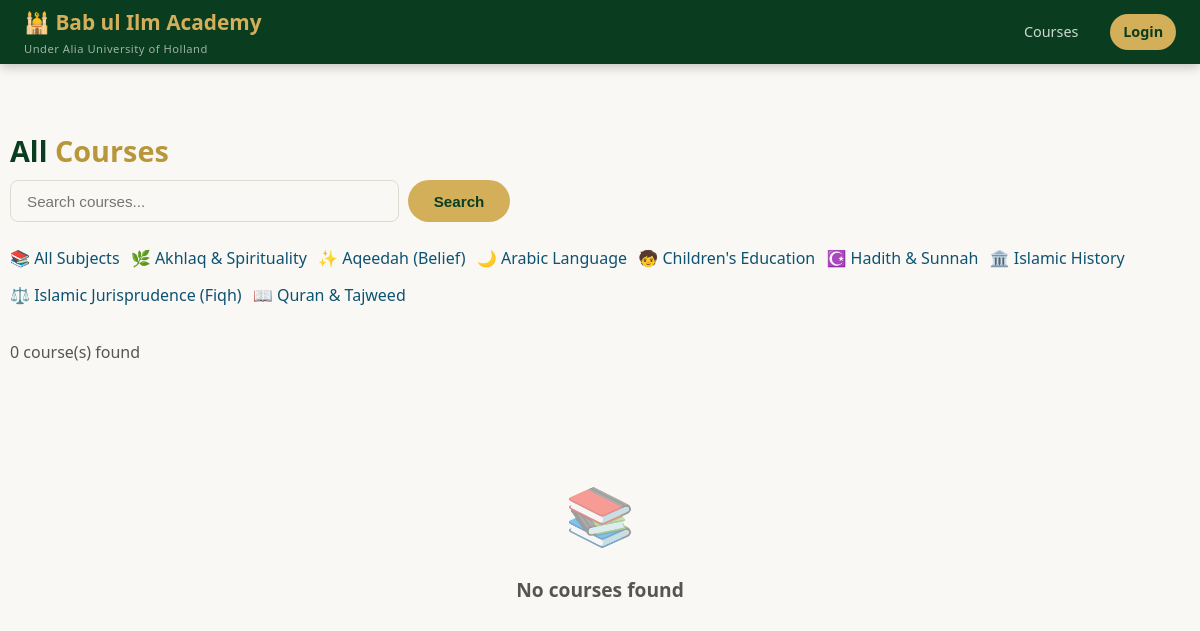
/courses.php, run on the app's committed database.
### tables this page shows
CREATE TABLE IF NOT EXISTS subjects (
    id   INT UNSIGNED AUTO_INCREMENT PRIMARY KEY,
    name VARCHAR(100) NOT NULL,
    icon VARCHAR(10)
);

### db.php (called while the page is built, shortened)
<?php
function e(string $s): string {
    return htmlspecialchars($s, ENT_QUOTES, 'UTF-8');
}
function auth(): ?array {
    return $_SESSION['user'] ?? null;
}

### courses.php (the view, shortened to what this page needs)
<?php
require_once __DIR__ . '/db.php';
$user = auth();
$subjectId = (int) ($_GET['subject'] ?? 0);
$q = trim($_GET['q'] ?? '');
$subjects = $pdo->query('SELECT * FROM subjects ORDER BY name')->fetchAll();
$sql = "SELECT c.*, u.name AS teacher_name, s.name AS subject_name, s.icon AS subject_icon,
               (SELECT COUNT(*) FROM enrollments e WHERE e.course_id = c.id) AS student_count
        FROM courses c
        JOIN users u ON u.id = c.teacher_id
        LEFT JOIN subjects s ON s.id = c.subject_id
        WHERE c.is_published = 1";
$params = [];
$sql .= ' ORDER BY c.created_at DESC';
$stmt = $pdo->prepare($sql);
$stmt->execute($params);
$courses = $stmt->fetchAll();
?>
<!DOCTYPE html>
<html lang="en">
<head>
<link rel="stylesheet" href="style.css">
</head>
<body>
<nav class="navbar">
    <div class="nav-brand">🕌 <?= e(SITE_NAME) ?><small><?= e(SITE_AFFILIATION) ?></small></div>
    <div class="nav-links">
        <a href="courses.php">Courses</a>
        <?php if ($user): ?><a href="dashboard.php">Dashboard</a><a href="logout.php" class="nav-btn">Logout</a>
        <?php else: ?><a href="login.php" class="nav-btn">Login</a><?php endif; ?>
    </div>
</nav>
<div class="container section">
    <h2 class="section-title">All <span>Courses</span></h2>
    <form method="get" style="display:flex;gap:.6rem;margin-bottom:1.5rem;max-width:500px">
        <input type="text" name="q" class="form-control" placeholder="Search courses..." value="<?= e($q) ?>">
        <button type="submit" class="btn btn-primary">Search</button>
    </form>
    <div class="category-grid" style="display:flex;flex-wrap:wrap;gap:.7rem;margin-bottom:2rem">
        <a href="courses.php" class="cat-chip <?= $subjectId === 0 ? 'active' : '' ?>">📚 All Subjects</a>
        <?php foreach ($subjects as $s): ?>
            <a href="?subject=<?= (int) $s['id'] ?>" class="cat-chip <?= $subjectId === (int) $s['id'] ? 'active' : '' ?>"><?= e($s['icon']) ?> <?= e($s['name']) ?></a>
        <?php endforeach; ?>
    </div>
    <p class="section-sub"><?= count($courses) ?> course(s) found</p>
    <?php if (!$courses): ?>
        <div class="empty-state"><div class="icon">📚</div><h3>No courses found</h3></div>
    <?php endif; ?>
</div>
</body>
</html>

### style.css (style rules this page uses)
:root { --teal-deep: #083344; --teal-mid: #0e5272; --teal-light: #1a7a9e; --green-deep: #0a3d1f; --gold: #d4af5a; --gold-dark: #b8973b; --gold-light: #f0d78a; --cream: #faf8f4; --white: #ffffff; --text: #1a1a1a; --text-mid: #555; --text-light: #888; --border: #e0dbd2; --shadow: 0 2px 16px rgba(0,0,0,.09); --shadow-lg: 0 8px 32px rgba(0,0,0,.14); --radius: 12px; --radius-sm: 8px; --transition: .2s ease; }
*, *::before, *::after { box-sizing: border-box; margin: 0; padding: 0; }
body { font-family: 'Segoe UI', system-ui, sans-serif; background: var(--cream); color: var(--text); line-height: 1.6; }
a { color: var(--teal-mid); text-decoration: none; }
.navbar { background: var(--green-deep); padding: 0 1.5rem; display: flex; align-items: center; justify-content: space-between; height: 64px; position: sticky; top: 0; z-index: 100; box-shadow: 0 2px 12px rgba(0,0,0,.25); }
.nav-brand { font-size: 1.3rem; font-weight: 700; color: var(--gold); }
.nav-brand small { display: block; font-size: .7rem; color: rgba(255,255,255,.6); font-weight: 400; letter-spacing: .5px; }
.nav-links { display: flex; align-items: center; gap: 1.2rem; }
.nav-links a { color: rgba(255,255,255,.8); font-size: .9rem; font-weight: 500; padding: .4rem .8rem; border-radius: 6px; transition: var(--transition); }
.nav-btn { background: var(--gold) !important; color: var(--green-deep) !important; font-weight: 700 !important; border-radius: 20px !important; }
.btn { display: inline-flex; align-items: center; gap: .4rem; padding: .7rem 1.6rem; border-radius: 25px; font-size: .95rem; font-weight: 600; cursor: pointer; border: none; transition: var(--transition); text-decoration: none; }
.btn-primary { background: var(--gold); color: var(--green-deep); }
.container { max-width: 1180px; margin: 0 auto; padding: 0 1.5rem; }
.section { padding: 4rem 0; }
.section-title { font-size: 1.8rem; font-weight: 700; color: var(--green-deep); margin-bottom: .4rem; }
.section-title span { color: var(--gold-dark); }
.section-sub { color: var(--text-mid); margin-bottom: 2.5rem; }
.form-control { width: 100%; padding: .7rem 1rem; border: 1.5px solid var(--border); border-radius: var(--radius-sm); font-size: .95rem; color: var(--text); background: var(--cream); outline: none; transition: var(--transition); }
.empty-state { text-align: center; padding: 4rem 1rem; color: var(--text-light); }
.empty-state .icon { font-size: 3.5rem; margin-bottom: 1rem; opacity: .5; }
.empty-state h3 { font-size: 1.2rem; color: var(--text-mid); margin-bottom: .5rem; }

### data on the page
subjects: icon "🌿", name "Akhlaq & Spirituality"
subjects: icon "✨", name "Aqeedah (Belief)"
subjects: icon "🌙", name "Arabic Language"
subjects: icon "🧒", name "Children's Education"
subjects: icon "☪️", name "Hadith & Sunnah"
subjects: icon "🏛️", name "Islamic History"
subjects: icon "⚖️", name "Islamic Jurisprudence (Fiqh)"
subjects: icon "📖", name "Quran & Tajweed"

### other printed values
SITE_NAME "Bab ul Ilm Academy"
SITE_AFFILIATION "Under Alia University of Holland"
count($courses) "0"
